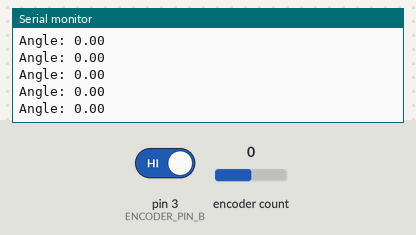
Bench run of a sketch on a simulated Arduino Uno, built with avr-gcc and run on an emulated ATmega328P. On the bench: the last lines printed to the serial monitor. The test bench sets the inputs (shaded band); at power-on: encoder count 0, pin 3 (ENCODER_PIN_B) HIGH.

Above: at 1.2 s.
1.3 s: encoder count set to 1
At 1.33 s:
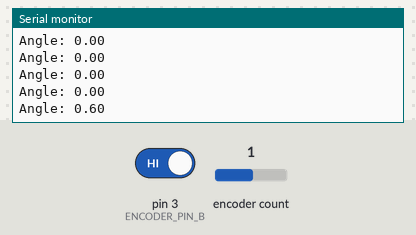
2.8 s: encoder count set to 2
At 2.8 s:
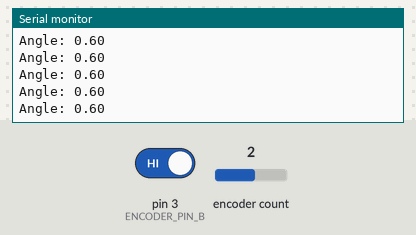
Timing chart, 0 to 5.8 s (numbered marks = the images above; inputs shaded):
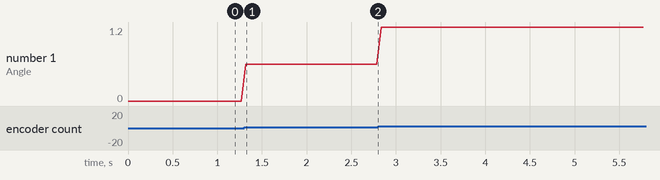

The sketch:

rotary_encoder_unor3.ino
```cpp
#include <Arduino.h>
#include <RotaryEncoder.h>

#define ENCODER_PIN_A 2
#define ENCODER_PIN_B 3

// Measured with your calibration: 600 counts per mechanical revolution
#define COUNTS_PER_REV 600L

RotaryEncoder encoder(ENCODER_PIN_A, ENCODER_PIN_B, RotaryEncoder::LatchMode::FOUR3);

void encoderISR() { encoder.tick(); }

static inline long readEncoderAtomic() {
  long p;
  noInterrupts();
  p = encoder.getPosition();
  interrupts();
  return p;
}

float get_pendulum_angle_deg() {
  long pos = readEncoderAtomic();

  // Convert counts -> degrees (unwrapped)
  float angle = (float)pos * (360.0f / (float)COUNTS_PER_REV);

  // Wrap to [-180, 180)
  while (angle >= 180.0f) angle -= 360.0f;
  while (angle < -180.0f) angle += 360.0f;

  // If you prefer [0, 360), comment the wrap above and use this instead:
  // while (angle >= 360.0f) angle -= 360.0f;
  // while (angle < 0.0f) angle += 360.0f;

  return angle;
}

void setup() {
  Serial.begin(115200);

  pinMode(ENCODER_PIN_A, INPUT_PULLUP);
  pinMode(ENCODER_PIN_B, INPUT_PULLUP);

  encoder.setPosition(0); // put pendulum DOWN when powering up (or when you want zero)

  attachInterrupt(digitalPinToInterrupt(ENCODER_PIN_A), encoderISR, CHANGE);
  attachInterrupt(digitalPinToInterrupt(ENCODER_PIN_B), encoderISR, CHANGE);
}

void loop() {
  float angle = get_pendulum_angle_deg();
  Serial.print("Angle: ");
  Serial.println(angle, 2);
  delay(50);
}
```

Measured:
- after the input at 1.3 s, the serial monitor: prints a new line at once (image 1)
- plotted number 1: 0 → 0.6 after the input at 1.3 s, 0.6 → 1.2 after the input at 2.8 s
